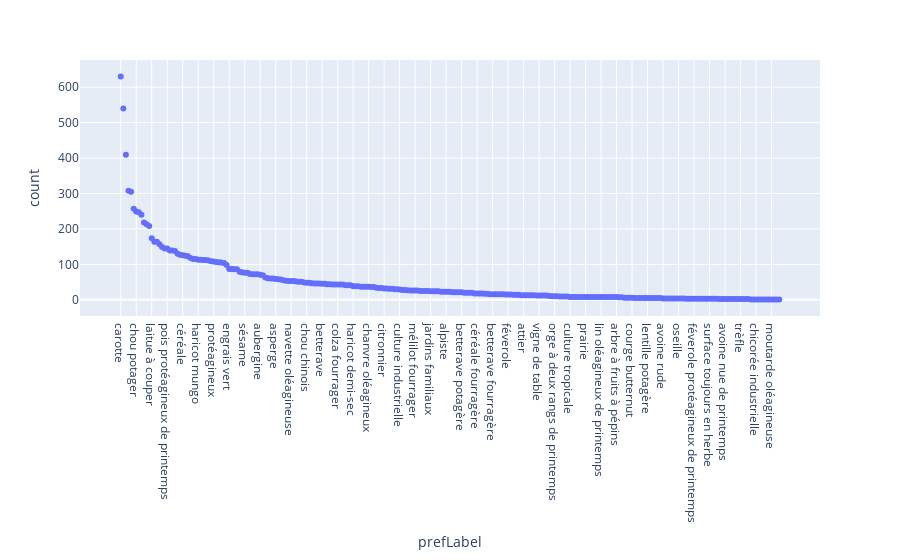
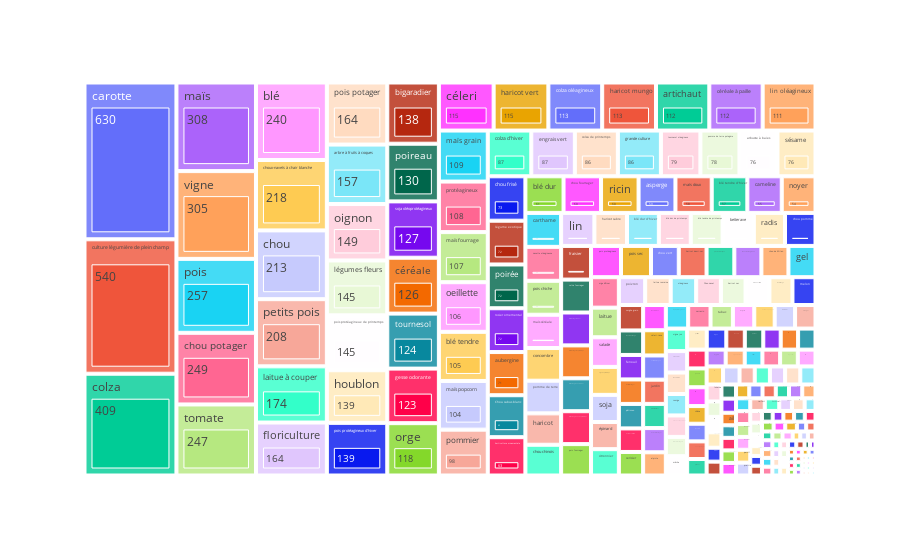

Source (notebook cell) for these figures, in order:
### Code cell
# save dictionary of extracted labels
label_counter = d2kab_fcu_tomap[:12554]['prefLabel'].value_counts()
label_dict = label_counter.to_dict()
d2kab_freq_tomap = pd.DataFrame.from_dict(label_dict,orient='index', columns=['count'])
d2kab_freq_tomap = d2kab_freq_tomap.reset_index().rename({'index':'prefLabel'}, axis = 'columns')
show_frequencies(d2kab_freq_tomap)

### Figure 1 — Plotly figure (JSON) as saved in the notebook; plotly's stock layout.template omitted (floating-point values rounded to 4 significant figures; data arrays with more than 128 entries replaced by an {"elided": "..."} marker saying what was removed)
{"data": [{"hovertemplate": "prefLabel=%{x}<br>count=%{y}<extra></extra>", "legendgroup": "", "marker": {"color": "#636efa", "symbol": "circle"}, "mode": "markers", "name": "", "orientation": "v", "showlegend": false, "type": "scatter", "x": {"elided": "256 str values"}, "xaxis": "x", "y": {"elided": "256 int values"}, "yaxis": "y"}], "layout": {"legend": {"tracegroupgap": 0}, "margin": {"t": 60}, "xaxis": {"anchor": "y", "domain": [0, 1], "title": {"text": "prefLabel"}}, "yaxis": {"anchor": "x", "domain": [0, 1], "title": {"text": "count"}}}}

### Figure 2 — Plotly figure (JSON) as saved in the notebook; plotly's stock layout.template omitted (floating-point values rounded to 4 significant figures; data arrays with more than 128 entries replaced by an {"elided": "..."} marker saying what was removed)
{"data": [{"branchvalues": "total", "domain": {"x": [0, 1], "y": [0, 1]}, "hovertemplate": "labels=%{label}<br>count=%{value}<br>parent=%{parent}<br>id=%{id}<extra></extra>", "ids": {"elided": "512 str values"}, "labels": {"elided": "512 str values"}, "name": "", "parents": {"elided": "512 str values"}, "type": "treemap", "values": {"elided": "512 int values"}}], "layout": {"legend": {"tracegroupgap": 0}, "margin": {"t": 60}}}
